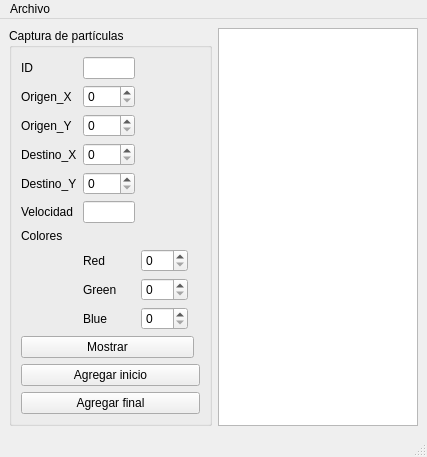
<?xml version="1.0" encoding="UTF-8"?>
<ui version="4.0">
 <class>MainWindow</class>
 <widget class="QMainWindow" name="MainWindow">
  <property name="geometry">
   <rect>
    <x>0</x>
    <y>0</y>
    <width>427</width>
    <height>426</height>
   </rect>
  </property>
  <property name="windowTitle">
   <string>MainWindow</string>
  </property>
  <widget class="QWidget" name="centralwidget">
   <layout class="QGridLayout" name="gridLayout_2">
    <item row="0" column="0">
     <widget class="QGroupBox" name="groupBox">
      <property name="title">
       <string>Captura de partículas</string>
      </property>
      <layout class="QGridLayout" name="gridLayout">
       <item row="10" column="1">
        <widget class="QLabel" name="label_11">
         <property name="text">
          <string>Green</string>
         </property>
        </widget>
       </item>
       <item row="4" column="1">
        <widget class="QSpinBox" name="destinoy_spinBox">
         <property name="maximum">
          <number>500</number>
         </property>
        </widget>
       </item>
       <item row="1" column="1">
        <widget class="QSpinBox" name="origenx_spinBox">
         <property name="maximum">
          <number>500</number>
         </property>
        </widget>
       </item>
       <item row="2" column="0">
        <widget class="QLabel" name="label_3">
         <property name="text">
          <string>Origen_Y</string>
         </property>
        </widget>
       </item>
       <item row="9" column="1">
        <widget class="QLabel" name="label_9">
         <property name="text">
          <string>Red</string>
         </property>
        </widget>
       </item>
       <item row="11" column="2">
        <widget class="QSpinBox" name="blue_spinBox">
         <property name="maximum">
          <number>255</number>
         </property>
        </widget>
       </item>
       <item row="6" column="0">
        <widget class="QLabel" name="label_8">
         <property name="text">
          <string>Colores</string>
         </property>
        </widget>
       </item>
       <item row="11" column="1">
        <widget class="QLabel" name="label_10">
         <property name="text">
          <string>Blue</string>
         </property>
        </widget>
       </item>
       <item row="3" column="1">
        <widget class="QSpinBox" name="destinox_spinBox">
         <property name="maximum">
          <number>500</number>
         </property>
        </widget>
       </item>
       <item row="1" column="0">
        <widget class="QLabel" name="label_2">
         <property name="text">
          <string>Origen_X</string>
         </property>
        </widget>
       </item>
       <item row="2" column="1">
        <widget class="QSpinBox" name="origeny_spinBox">
         <property name="maximum">
          <number>500</number>
         </property>
        </widget>
       </item>
       <item row="14" column="0" colspan="5">
        <widget class="QPushButton" name="agregarfinal_pushButton">
         <property name="text">
          <string>Agregar final</string>
         </property>
        </widget>
       </item>
       <item row="5" column="1">
        <widget class="QLineEdit" name="velocidad_lineEdit"/>
       </item>
       <item row="10" column="2">
        <widget class="QSpinBox" name="green_spinBox">
         <property name="maximum">
          <number>255</number>
         </property>
        </widget>
       </item>
       <item row="4" column="0">
        <widget class="QLabel" name="label_7">
         <property name="text">
          <string>Destino_Y</string>
         </property>
        </widget>
       </item>
       <item row="13" column="0" colspan="5">
        <widget class="QPushButton" name="agregarinicio_pushButton">
         <property name="text">
          <string>Agregar inicio</string>
         </property>
        </widget>
       </item>
       <item row="3" column="0">
        <widget class="QLabel" name="label_4">
         <property name="text">
          <string>Destino_X</string>
         </property>
        </widget>
       </item>
       <item row="5" column="0">
        <widget class="QLabel" name="label_5">
         <property name="text">
          <string>Velocidad</string>
         </property>
        </widget>
       </item>
       <item row="0" column="0">
        <widget class="QLabel" name="label">
         <property name="text">
          <string>ID</string>
         </property>
        </widget>
       </item>
       <item row="9" column="2">
        <widget class="QSpinBox" name="red_spinBox">
         <property name="maximum">
          <number>255</number>
         </property>
        </widget>
       </item>
       <item row="12" column="0" colspan="4">
        <widget class="QPushButton" name="mostrar_pushButton">
         <property name="text">
          <string>Mostrar</string>
         </property>
        </widget>
       </item>
       <item row="0" column="1">
        <widget class="QLineEdit" name="id_lineEdit"/>
       </item>
      </layout>
     </widget>
    </item>
    <item row="0" column="1">
     <widget class="QPlainTextEdit" name="plainTextEdit"/>
    </item>
   </layout>
  </widget>
  <widget class="QMenuBar" name="menubar">
   <property name="geometry">
    <rect>
     <x>0</x>
     <y>0</y>
     <width>427</width>
     <height>21</height>
    </rect>
   </property>
   <widget class="QMenu" name="menuArchivo">
    <property name="title">
     <string>Archivo</string>
    </property>
    <addaction name="actionAbrir"/>
    <addaction name="actionGuardad"/>
   </widget>
   <addaction name="menuArchivo"/>
  </widget>
  <widget class="QStatusBar" name="statusbar"/>
  <action name="actionAbrir">
   <property name="text">
    <string>Abrir</string>
   </property>
   <property name="shortcut">
    <string>Ctrl+O</string>
   </property>
  </action>
  <action name="actionGuardad">
   <property name="text">
    <string>Guardar</string>
   </property>
   <property name="shortcut">
    <string>Ctrl+D</string>
   </property>
  </action>
 </widget>
 <resources/>
 <connections/>
</ui>
